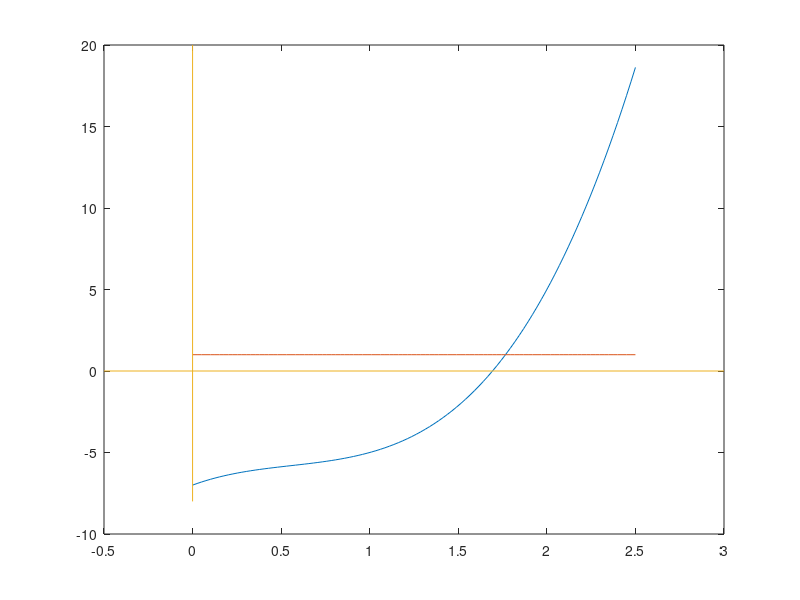

MATLAB code for this plot: (Note: this script raises an error after producing the figure.)
%Persamaan 1 : y = 3x^3-5x^2+4x-7, dengan y = 1
%y1 = 3x^3-5x^2+4x-7 ; y2 = 1
figure(4);
%Plot Kurva
x = linspace(0,2.5);
f1 = @(x) 3*x.^3-5*x.^2+4*x-7;
f2 = @(x) 1+0*x;
y1 = f1(x);
y2 = f2(x);
plot(x,y1,x,y2)

%Menggambar sumbu x dan y
line([-0.5,3],[0,0])  %Sumbu X
line([0,0],[-8,20])  %Sumbu Y

%Annotation
gtext('y_1 = 3x^3-5x^2+4x-7')
gtext('y_2 = 1')
gtext('Akar')


%Persamaan 2 : y = e^x-x^2, dengan y = 0
%y1 = e^x ; y2 = x^2
figure(5);
%Plot Kurva
x = linspace(-1.5,1.5);
f1 = @(x) exp(x);
f2 = @(x) x.^2;
y1 = f1(x);
y2 = f2(x);
plot(x,y1,x,y2)

%Menggambar sumbu x dan y
line([-2,2],[0,0])  %Sumbu X
line([0,0],[-1,5])  %Sumbu Y

%Annotation
gtext('y_1 = e^x')
gtext('y_2 = x^2')
gtext('Akar')


%Persamaan 3 : y = log(x+2)+2x-3, dengan y = 0
%y1 = log(x+2) ; y2 = 3-2x
figure(6);
%Plot Kurva
x = linspace(-1,2);
f1 = @(x) log(x+2);
f2 = @(x) 3-2*x;
y1 = f1(x);
y2 = f2(x);
plot(x,y1,x,y2)

%Menggambar sumbu x dan y
line([-1.5,2.5],[0,0])  %Sumbu X
line([0,0],[-2,5.5])  %Sumbu Y

%Annotation
gtext('y_1 = log(x+2)')
gtext('y_2 = 3-2x')
gtext('Akar')
